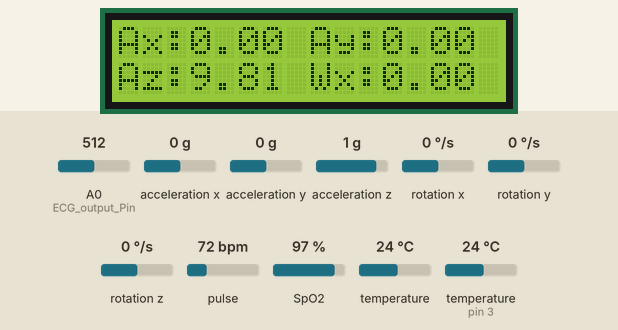
Simulated run of this sketch. Board: Arduino Uno, built with avr-gcc and run on an emulated ATmega328P. Parts: 16×2 character LCD. Inputs (shaded band) come from the test bench; at power-on: acceleration z 1 g, acceleration x 0 g, acceleration y 0 g, rotation x 0 °/s, pulse 72 bpm, A0 (ECG_output_Pin) = 512, rotation y 0 °/s, rotation z 0 °/s, SpO2 97 %, temperature 24 °C, temperature (sensor on pin 3) 24 °C. What the sketch prints to the serial monitor is not drawn.

Above: at 1.6 s.
1.7 s: acceleration z set to 0 g
At 3.8 s:
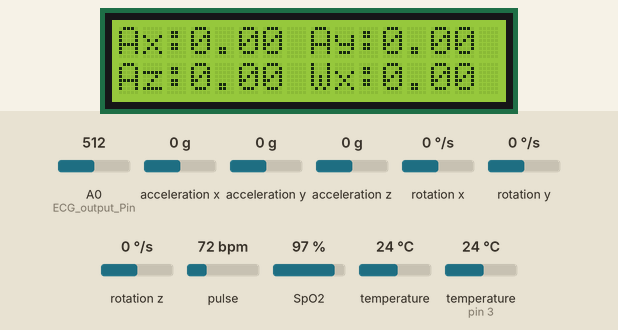
8.8 s: acceleration x set to -1.4 g
At 12.4 s:
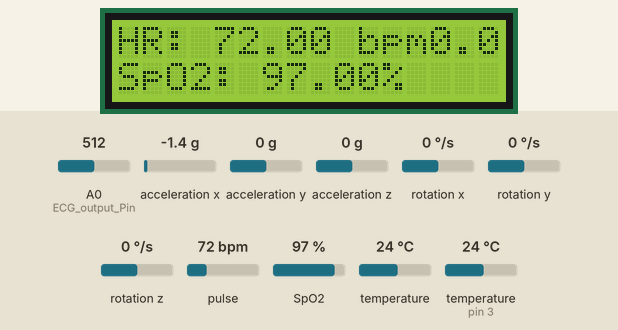
13.4 s: acceleration y set to -0.2 g
At 15.5 s:
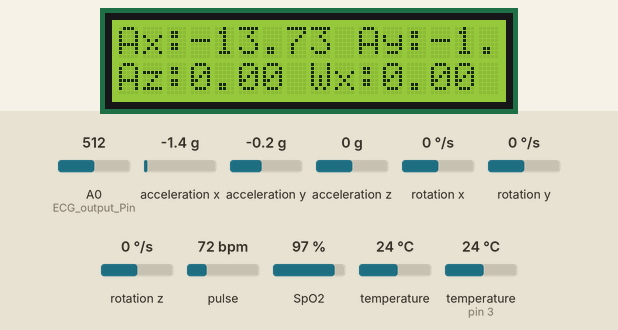
24.3 s: rotation x set to -192 °/s
At 24.8 s:
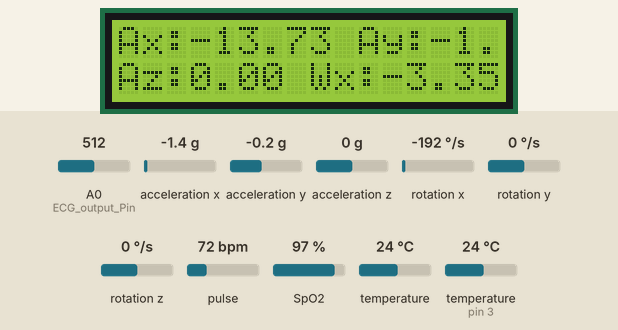
26.9 s: pulse set to 42 bpm
At 28.1 s:
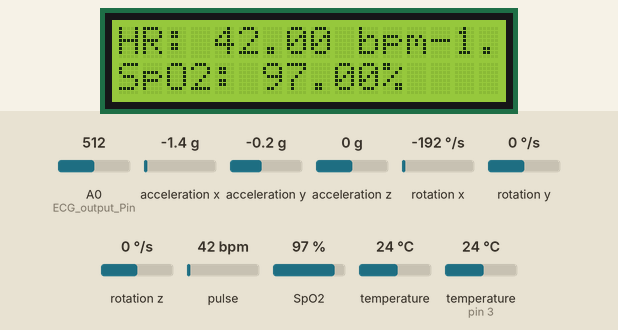
Timing chart, 0 to 29.9 s (numbered marks = the images above; inputs shaded):
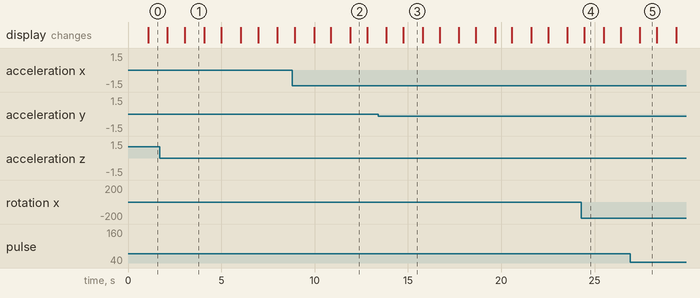

The sketch:

Project.ino
```cpp
#include <Arduino.h>
#include <Wire.h>
#include <OneWire.h>
#include <DallasTemperature.h>
#include "Adafruit_LiquidCrystal.h"
#include "MAX30100_PulseOximeter.h"
#include <Adafruit_MPU6050.h>
#include <Adafruit_Sensor.h>
#include <math.h>

#define REPORTING_PERIOD_MS 1000
#define ONE_WIRE_BUS 3
#define ECG_output_Pin A0

uint32_t tsLastReport = 0;
PulseOximeter pox;
Adafruit_MPU6050 mpu;

OneWire oneWire(ONE_WIRE_BUS);
DallasTemperature sensors(&oneWire);
Adafruit_LiquidCrystal lcd(6, 7, 8, 9, 10, 11);

void onBeatDetected() {
  Serial.println("Beat detected!");
}

void setup() {
  Serial.begin(9600);
  sensors.begin();
  pinMode(ECG_output_Pin, INPUT);
  lcd.begin(16, 2);

  // Initialize MPU6050
  if (!mpu.begin()) {
    Serial.println("Failed to find MPU6050 chip");
    while (1) {
      delay(10);
    }
  }
  Serial.println("MPU6050 Found!");
  mpu.setAccelerometerRange(MPU6050_RANGE_8_G);
  mpu.setGyroRange(MPU6050_RANGE_500_DEG);
  mpu.setFilterBandwidth(MPU6050_BAND_21_HZ);
  delay(100);

  // Initialize MAX30100
  if (!pox.begin()) {
    Serial.println("FAILED to initialize MAX30100");
    while (1);
  } else {
    Serial.println("MAX30100 initialized successfully");
  }

  pox.setIRLedCurrent(MAX30100_LED_CURR_7_6MA);
  pox.setOnBeatDetectedCallback(onBeatDetected);
}

void loop() {
  pox.update();

  // Reporting every REPORTING_PERIOD_MS
  if (millis() - tsLastReport > REPORTING_PERIOD_MS) {
    float heartRate = pox.getHeartRate();
    float spo2 = pox.getSpO2();

    if (isnan(heartRate) || isnan(spo2)) {
      Serial.println("Invalid HR or SpO2 reading.");
      lcd.setCursor(0, 0);
      lcd.print("HR: -- bpm       ");
      lcd.setCursor(0, 1);
      lcd.print("SpO2: -- %       ");
    } else {
      Serial.print("HR: ");
      Serial.print(heartRate);
      Serial.print(" bpm, SpO2: ");
      Serial.print(spo2);
      Serial.println("%");

      lcd.setCursor(0, 0);
      lcd.print("HR: ");
      lcd.print(heartRate);
      lcd.print(" bpm");

      lcd.setCursor(0, 1);
      lcd.print("SpO2: ");
      lcd.print(spo2);
      lcd.print("%        ");
    }
    tsLastReport = millis();
  }

  // Read ECG signal
  int ecgSignal = analogRead(ECG_output_Pin);
  Serial.print("ECG Signal: ");
  Serial.println(ecgSignal);

  // Read Temperature from DS18B20
  sensors.requestTemperatures();
  float temperatureC = sensors.getTempCByIndex(0);
  float temperatureF = sensors.getTempFByIndex(0);

  Serial.print("Temperature in Celsius: ");
  Serial.println(temperatureC);
  Serial.print("Temperature in Fahrenheit: ");
  Serial.println(temperatureF);

  // Read MPU6050 data
  sensors_event_t a, g, temp;
  mpu.getEvent(&a, &g, &temp);

  Serial.print("Acceleration X: ");
  Serial.print(a.acceleration.x);
  Serial.print(", Y: ");
  Serial.print(a.acceleration.y);
  Serial.print(", Z: ");
  Serial.print(a.acceleration.z);
  Serial.println(" m/s^2 ");

  Serial.print("Rotation X: ");
  Serial.print(g.gyro.x);
  Serial.print(", Y: ");
  Serial.print(g.gyro.y);
  Serial.print(", Z: ");
  Serial.print(g.gyro.z);
  Serial.println(" rad/s");

  // Fall Detection Logic
  float totalAcceleration = sqrt(
    a.acceleration.x * a.acceleration.x +
    a.acceleration.y * a.acceleration.y +
    a.acceleration.z * a.acceleration.z
  );

  static bool fallDetected = false;

  if (totalAcceleration < 0.5) {
    Serial.println("Possible Free Fall Detected!");
  } else if (totalAcceleration > 20.0) {
    if (!fallDetected) {
      Serial.println("Fall Detected! High impact.");
      lcd.clear();
      lcd.setCursor(0, 0);
      lcd.print("FALL DETECTED!");
      fallDetected = true;
    }
  } else {
    fallDetected = false;
  }

  // Display MPU6050 data on LCD (can remove if LCD is used for fall alert only)
  // You can remove these two lines if you only want fall alerts on LCD
  lcd.setCursor(0, 0);
  lcd.print("Ax:");
  lcd.print(a.acceleration.x);
  lcd.print(" Ay:");
  lcd.print(a.acceleration.y);

  lcd.setCursor(0, 1);
  lcd.print("Az:");
  lcd.print(a.acceleration.z);
  lcd.print(" Wx:");
  lcd.print(g.gyro.x);

  delay(1000); // Adjust delay to balance update rates and performance
}
```

Measured:
- the behaviour switches between 0 and -0.1 g on acceleration y (found by bisection; images 2 and 3)
- after the input at 8.8 s, the display: first differs from a run without the input after 2.1 s (image 2 shows a later state)
- after the input at 13.4 s, the display: first differs from a run without the input after 1.4 s (image 3)
- after the input at 24.3 s, the display: changes after 0.16 s (image 4)
- after the input at 26.9 s, the display: changes after 0.53 s (image 5)
- what the display in image 1 shows lasts 1.1 s, from 3.0 s to 4.1 s
- what the display in image 2 shows lasts 0.9 s, from 11.9 s to 12.8 s
